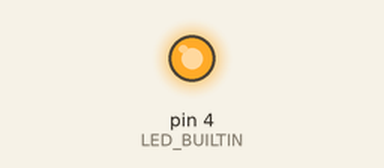
Recording of a sketch running on a simulated Arduino Uno, built with avr-gcc and run on an emulated ATmega328P. Shown: output pins drawn as LEDs (lit = HIGH). What the sketch prints to the serial monitor is not drawn.

Above: at 0.22 s.
Timing chart, 0 to 1.7 s (numbered marks = the images above):
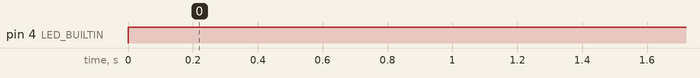

Measured:
- by itself, pin 4 (LED_BUILTIN): LOW → HIGH at 0.00 s

The sketch:

encender_led.ino
```cpp
#include <dummy.h>

void setup() {
  // put your setup code here, to run once:
  Serial.begin(9600);
  #define LED_BUILTIN 4
  pinMode (LED_BUILTIN, OUTPUT);//Specify that LED pin is output
}

void loop() {
  // put your main code here, to run repeatedly:
  for(int i=0;i<10;i++){
    digitalWrite(LED_BUILTIN, HIGH);
    Serial.write("Led encendido");
    delay(20);
    digitalWrite(LED_BUILTIN, LOW);
    Serial.write("Led Apagado");
  }
}
```
